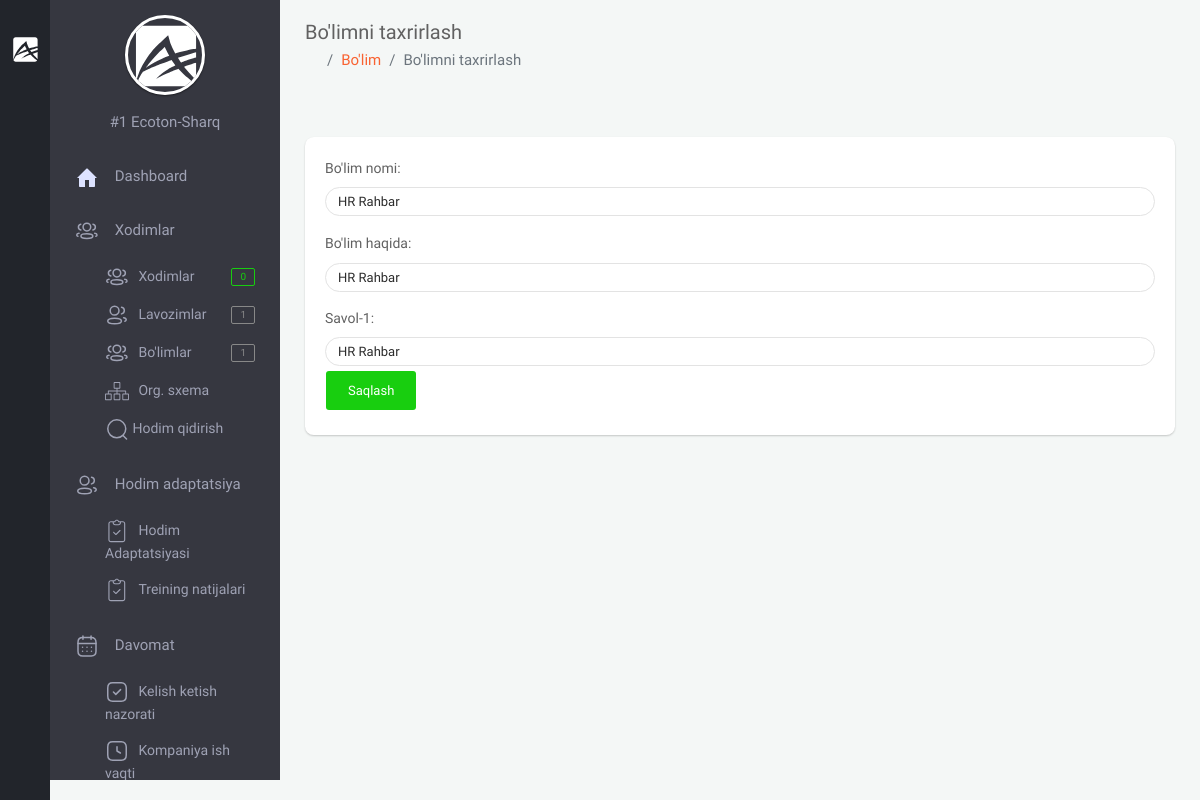
Page /backoffice/department/update/1 (signed in) on the committed database.
### app/models.py (models this page shows, shortened)
class User(AbstractUser):
    branch = models.ForeignKey(Branch, on_delete=models.CASCADE, null=True, blank=True, verbose_name="Filial")
    company = models.ForeignKey("Company", on_delete=models.CASCADE, null=True, blank=True, verbose_name='Kompaniya')
    is_director = models.BooleanField(default=True)
    created_at = models.DateTimeField(auto_now_add=True)
    class Meta:
        verbose_name_plural = "HR"

class Company(models.Model):
    name = models.CharField(max_length=100, verbose_name="Kompaniya nomi")
    phone = models.CharField(max_length=25, null=True, blank=True, verbose_name="Kompaniya telefon raqami")
    type = models.ForeignKey(TypeCompany, on_delete=models.CASCADE, null=True, blank=True,
                             verbose_name="Kompaniya turi")
    address = models.CharField(max_length=255, null=True, blank=True, verbose_name="Kompaniya manzili")
    creator = models.CharField(max_length=255, null=True, blank=True, verbose_name="Kompaniya asoschisi")
    text = RichTextUploadingField(null=True, blank=True, verbose_name="Kompaniya haqida qisqacha ma'lumot")
    video = models.FileField(upload_to='company/video/', null=True, blank=True,
                             verbose_name="Kompaniya haqida qisqacha video")
    info = models.TextField(null=True, blank=True, verbose_name="Bot uchun qisqacha ma'lumot")
    logo = models.ImageField(upload_to='company/image/', null=True, blank=True, verbose_name="Kompaniya logotipi")
    amount_of_staff = models.IntegerField(verbose_name="Hodimlar soni", default=1)
    created_at = models.DateTimeField(auto_now_add=True)
    def __str__(self):
        return f'#{self.id}  {self.name}'
    @property
    def logo_url(self):
        if self.logo and hasattr(self.logo, 'url'):
            return self.logo.url
    class Meta:
        ordering = ['-created_at']
        verbose_name_plural = "Kompaniya ma'lumotini qo'shish"

class Department(models.Model):
    name = models.CharField(max_length=255, verbose_name="Bo'lim nomi")
    info = models.CharField(max_length=255, null=True, blank=True, verbose_name="Bo'lim haqida")
    company = models.ForeignKey(Company, on_delete=models.CASCADE, verbose_name='Kompaniya')
    created_at = models.DateTimeField(auto_now_add=True)
    class Meta:
        ordering = ['-created_at']
        verbose_name_plural = "Bo'limlar"

class Question(models.Model):
    question = models.CharField(max_length=500, blank=True, null=True, verbose_name="Savol")
    department = models.ForeignKey(Department, on_delete=models.CASCADE)
    created_at = models.DateTimeField(auto_now_add=True)
    class Meta:
        ordering = ['-created_at']
        verbose_name_plural = "Bo'lim savoli"

### backoffice/views.py (the view, shortened to what this page needs)
# urls.py: path('department/update/<int:pk>', views.DepartmentUpdateView.as_view(), name='department_update'),
class DepartmentUpdateView(LoginRequiredMixin, generic.UpdateView):
    template_name = 'backoffice/pages/departments/update.html'
    form_class = forms.DepartmentsModelForm
    model = models.Department
    context_object_name = 'department'
    success_url = reverse_lazy('department')
    def get_context_data(self, **kwargs):
        ctx = super(DepartmentUpdateView, self).get_context_data(**kwargs)
        questions = models.Question.objects.filter(department_id=self.kwargs.get('pk'))
        ctx['questions'] = questions
        return ctx

### backoffice/forms.py
class DepartmentsModelForm(forms.ModelForm):
    class Meta:
        model = models.Department
        exclude = ('company',)
        widgets = {
            'name': forms.TextInput(attrs={'class': 'form-control'}),
            'info': forms.TextInput(attrs={'class': 'form-control'}),
        }

### backoffice/context_processors.py (called while the page is built, shortened)
def staff_amount(request):
    amount_staff = None
    if request.user.is_anonymous == False:
        company = request.user.company
        staff = models.Staff.objects.filter(company=company)
        amount_staff = staff.count()
    return {"amount_staff": amount_staff}

def position_amount(request):
    position_amounts = None
    if request.user.is_anonymous == False:
        company = request.user.company
        position = models.Position.objects.filter(company=company)
        position_amounts = position.count()
    return {
        'position_amounts': position_amounts
    }

def department_amount(request):
    department_amounts = None
    if request.user.is_anonymous == False:
        company = request.user.company
        department = models.Department.objects.filter(company=company)
        department_amounts = department.count()
    return {
        'department_amounts': department_amounts
    }

def bot_user_list_counter(request):
    department_amounts = None
    if request.user.is_anonymous == False:
        company = request.user.company
        department = models.NewStaff.objects.filter(company=company)
        department_amounts = department.count()
    return {
        'bot_user_list_counter': department_amounts
    }

def staff_gender_statistic(request):
    male = None
    female = None
    if request.user.is_anonymous == False and not request.user.is_superuser == True:
        company =request.user.company
        male = models.Staff.objects.filter(company=company, gender='male')
        female = models.Staff.objects.filter(company=company, gender='female')
        male = male.count()
        female = female.count()
        staff_amount = request.user.company.amount_of_staff
        width_male = int((100*male)/staff_amount)
        width_female = int((100*female)/staff_amount)
        return {
            "male_count": male,
            "female_count": female,
            "company_staff_count": staff_amount,
            "width_male": width_male,
            "width_female": width_female,
        }

### templates/backoffice/pages/departments/update.html (shortened to what this page needs)
{% extends 'backoffice/base.html' %}
{% load static %}
{% block content %}
    <section class="content home">
        <div class="container-fluid">
        <div class="block-header">
            <div class="row clearfix">
                <div class="col-lg-5 col-md-5 col-sm-12">
                    <h2>Bo'limni taxrirlash</h2>
                    <ul class="breadcrumb padding-0">
                        <li class="breadcrumb-item"><a href="{% url 'backoffice-main' %}"><i class="zmdi zmdi-home"></i></a></li>
                        <li class="breadcrumb-item active"><a href="{% url 'department' %}">Bo'lim</a></li>
                        <li class="breadcrumb-item active">Bo'limni taxrirlash</li>
                    </ul>
                </div>
            </div>
        </div>
        <div class="row clearfix">
            <div class="col-lg-12">
                <div class="card">
                    <div class="header">
                    </div>
                    <div class="body">
                        <form action="{% url 'department_update' department.id %}" method="post">
                            {{ form.as_p }}
                                <div class="field_wrapper">
                                <div class="mt-3">
                                    {% for question in questions %}
                                        <label for="explicit-label-name-1">Savol-1: </label>
                                        <input type="text" id="explicit-label-name-1" name="field_name" class="form-control" value="{{ question.question }}" required/>
                                    {% endfor %}
                                </div>
                            </div>
                            <button type="submit" class="btn btn-success waves-effect">Saqlash</button>
                        </form>
                    </div>
                </div>
            </div>
        </div>
    </div>
    </section>
{% endblock %}

### templates/backoffice/parts/minileftbar.html (shortened to what this page needs)
{% load static %}
<aside id="minileftbar" class="minileftbar">
    <ul class="menu_list">
        <li>
            <a href="javascript:void(0);" class="bars" style="display: inline;"></a>
            <a class="navbar-brand" href="{% url 'backoffice-main' %}"><img src="{% static 'backoffice/assets/images/logo.svg' %}" alt="Alpino"></a>
        </li>
        <li><a href="javascript:void(0);" class="menu-sm"><i class="zmdi zmdi-swap"></i></a></li>
        <li><a href="" title="Events"><i class="zmdi zmdi-calendar"></i></a></li>
        <li><a href="" title="Contact List"><i class="zmdi zmdi-account-box-phone"></i></a></li>
        <li><a href="javascript:void(0);" class="fullscreen" data-provide="fullscreen"><i
                class="zmdi zmdi-fullscreen"></i></a></li>
        <li class="power">
            <a href="{% url 'logout' %}" class="mega-menu"><i class="zmdi zmdi-power"></i></a>
        </li>
    </ul>
</aside>
<aside class="right_menu">
    <div id="leftsidebar" class="sidebar">
        <div class="menu">
            <ul class="list">
                <li>
                    <div class="user-info m-b-20">
                        <div class="image">
                        {% if request.user.company.logo_url %}
                            <a href="{% url 'company_update' request.user.company.id %}" class=" waves-effect waves-block"><img src="{% if request.user.company.logo_url %}{{ request.user.company.logo_url }}{% endif %}" alt="User" style="width: 100px;height: 100px;"></a>
                        {% else %}
                            <a href="{% url 'company_update' request.user.company.id %}" class=" waves-effect waves-block"><img src="{% static 'backoffice/assets/images/logo.svg' %}" alt="User"></a>
                        {% endif %}
                        </div>
                        <div class="detail">
                            <p style="color:#9FA2B4;">{{ request.user.company }}</p>
                        </div>
                    </div>
                </li>
                <li><a href="{% url 'backoffice-main' %}" class="toggled waves-effect waves-block">
                    <svg width="24" height="24" viewBox="0 0 24 24" fill="none" xmlns="http://www.w3.org/2000/svg">
                     <path d="M2 13L11.293 3.707C11.6835 3.31662 12.3165 3.31662 12.707 3.707L22 13H20V21C20 21.5523 19.5523 22 19 22H14V15H10V22H5C4.44772 22 4 21.5523 4 21V13H2Z" fill="#DDE2FF"/>
                    </svg>
                    <span>Dashboard</span>
                    </a>
                </li>
                <li><a href="javascript:void(0);" class="menu-toggle waves-effect waves-block toggled">
                    <span>Xodimlar</span></a>
                    <ul class="ml-menu" style="display: block;">
                        <li>
                                <a href="{% url 'staff' %}" class="waves-effect waves-block">
                                    <span>Xodimlar</span>
                                    <span class="badge badge-success float-right">{{ amount_staff }}</span>
                                </a>
                        </li>
                        <li>
                                <a href="{% url 'position' %}" class="waves-effect waves-block">
                                    <span>Lavozimlar</span>
                                    <span class="badge badge-default float-right">{{ position_amounts }}</span>
                                </a>
                        </li>
                        <li>
                                <a href="{% url 'department' %}" class="waves-effect waves-block">
                                    <span>Bo'limlar</span>
                                    <span class="badge badge-default float-right">{{ department_amounts }}</span>
                                </a>
                        </li>
                        <li>
                                <a href="{% url 'staff_org_system' %}" class="waves-effect waves-block">
                                    <span>Org. sxema</span>
                                </a>
                        </li>
                        <li>
                                <a href="{% url 'search_staff' %}" class="waves-effect waves-block">
                                    Hodim qidirish
                                </a>
                        </li>
                    </ul>
                </li>
                <li><a href="javascript:void(0);" class="menu-toggle waves-effect waves-block toggled">
                    <span>Hodim adaptatsiya</span></a>
                    <ul class="ml-menu" style="display: block;">
                        <li>
                            <a href="{% url 'training_info' %}" class=" waves-effect waves-block">
                                <span>Hodim Adaptatsiyasi</span>
                            </a>
                        </li>
                        <li>
                            <a href="{% url 'staff_training_answer' %}" class=" waves-effect waves-block">
                                <span>Treining natijalari</span>
                            </a>
                        </li>
                    </ul>
                </li>
                <li>
                    <a href="javascript:void(0);" class="menu-toggle waves-effect waves-block toggled">
                    <span>Davomat</span></a>
                    <ul class="ml-menu" style="display: block;">
                        <li>
                            <a href="{% url 'control_staff_flow' %}" class=" waves-effect waves-block">
                                <span>Kelish ketish nazorati</span>
                            </a>
                        </li>
                        <li>
                            <a href="{% url 'company_schedule' %}" class=" waves-effect waves-block">
                                <span>Kompaniya ish vaqti</span>
                            </a>
                        </li>
                    </ul>
                </li>
            </ul>
        </div>
    </div>
</aside>

### backoffice/static/backoffice/assets/css/color_skins.css (style rules this page uses)
.theme-black .minileftbar { background: #22252b }
.theme-black .minileftbar .menu_list li a { color: #afafaf }

### rows in the picture
User: user.company "#1 Ecoton-Sharq"
Department: name "HR Rahbar", info "HR Rahbar"
Question: field_name "HR Rahbar"

### other values in the picture
{{ amount_staff }} "0"
{{ position_amounts }} "1"
{{ department_amounts }} "1"
